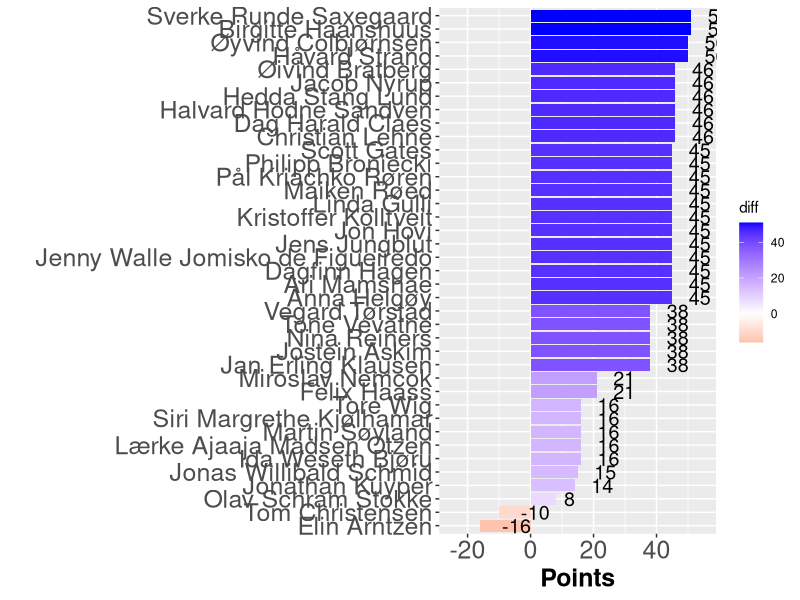

The R script that drew this image:
## ---- chunk 1

library(tidyverse)
library(igraph)
library(readxl)
library(knitr)

knitr::opts_chunk$set(out.width = "100%")

## ---- chunk 2
#| warning: false

invisible(capture.output(Sys.setlocale()))
nettverk <- readr::read_delim("res1.csv", delim=";", col_names = FALSE, locale = locale(encoding = "Latin1"))

leaderboard <- tibble::as_tibble(nettverk)

leaderboard <- leaderboard %>% arrange_at(ncol(.), desc)

hbar<-leaderboard 
hbar$f<-0
colnames(hbar) <- c("x", "y", "f")
hbar$diff<-hbar$y-hbar$f

invisible(capture.output(Sys.setlocale()))

ggplot(hbar, aes(x=reorder(x, y), y=y, fill = diff )) + 
    geom_bar(stat = 'identity') + 
    scale_y_continuous(limits = c(-25, 55)) +
    coord_flip() + 
    scale_fill_gradient2(low = "red", high="blue") +
    geom_text(aes(label = y), hjust=-0.75, size = 5 ) + 
    ylab("Points") +
    xlab(" ") +
    theme(axis.text=element_text(size=18), axis.title=element_text(size=18,face="bold"))

